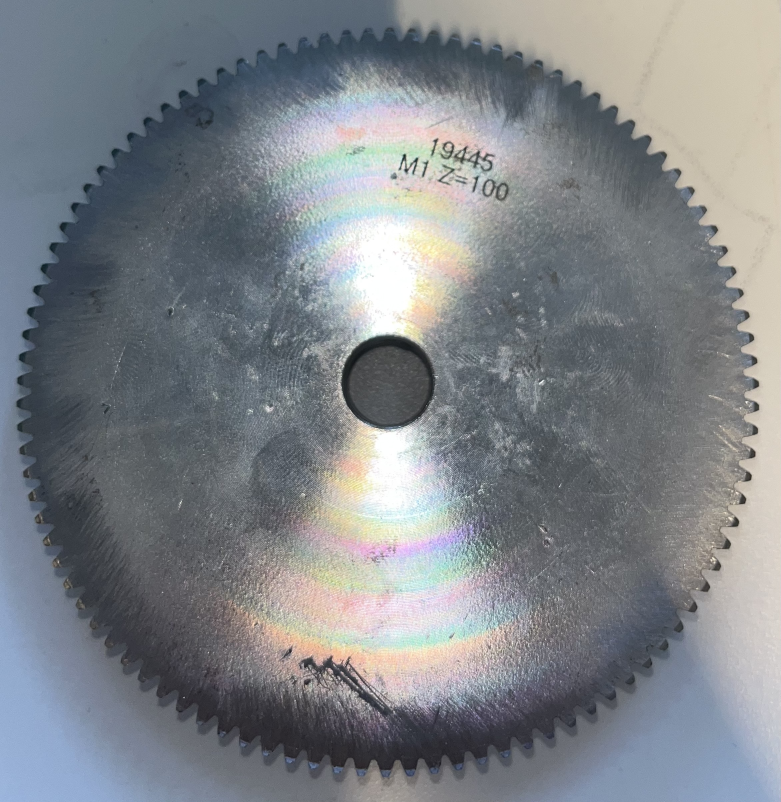
#> input picture Big_gear flits v0.1.jpg, 2343 x 2406 px, found by its file name (shown at 1/3 size)
$ python test.py
#> lines starting #> are read from the running program, lines starting #| are printed output that depends on the picture; after the words box and inside, x2 and y2 are one past the last pixel; in counts of white or black regions, pixels touching at a corner belong together
import cv2
import numpy as np

# Laad de afbeelding in grijswaarden
image = cv2.imread('big_gear flits v0.1.jpg', cv2.IMREAD_GRAYSCALE)
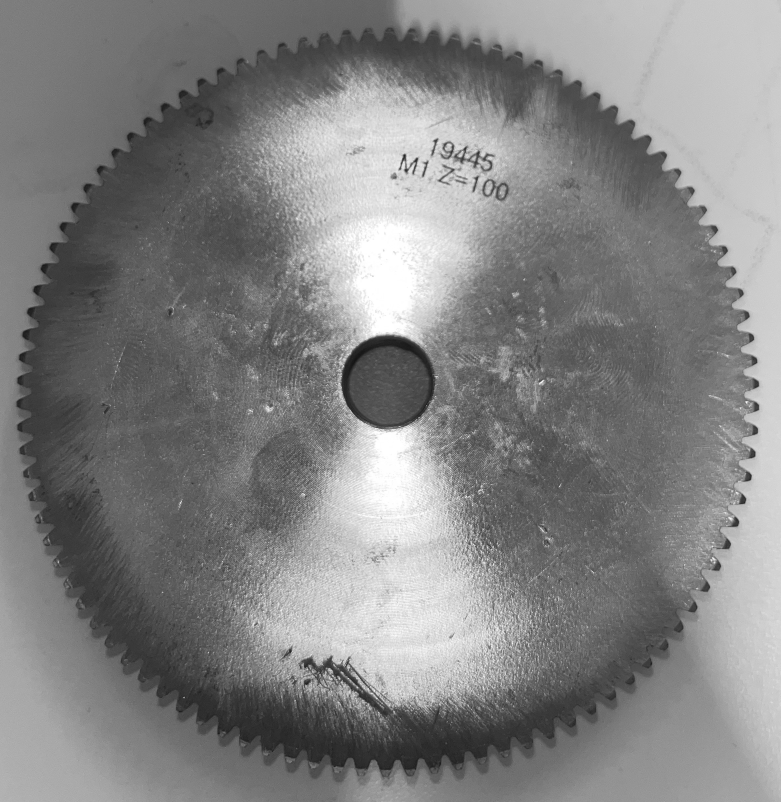
#> image: shape (2406, 2343) (shown at 1/3 size); min 9, max 255, mean 130.9

# Pas Gaussian blur toe om ruis te verminderen (optioneel, afhankelijk van de kwaliteit van de afbeelding)
blurred = cv2.GaussianBlur(image, (15, 15), 0)

# Gebruik Canny edge detection om randen te detecteren
edges = cv2.Canny(blurred, 50, 150)
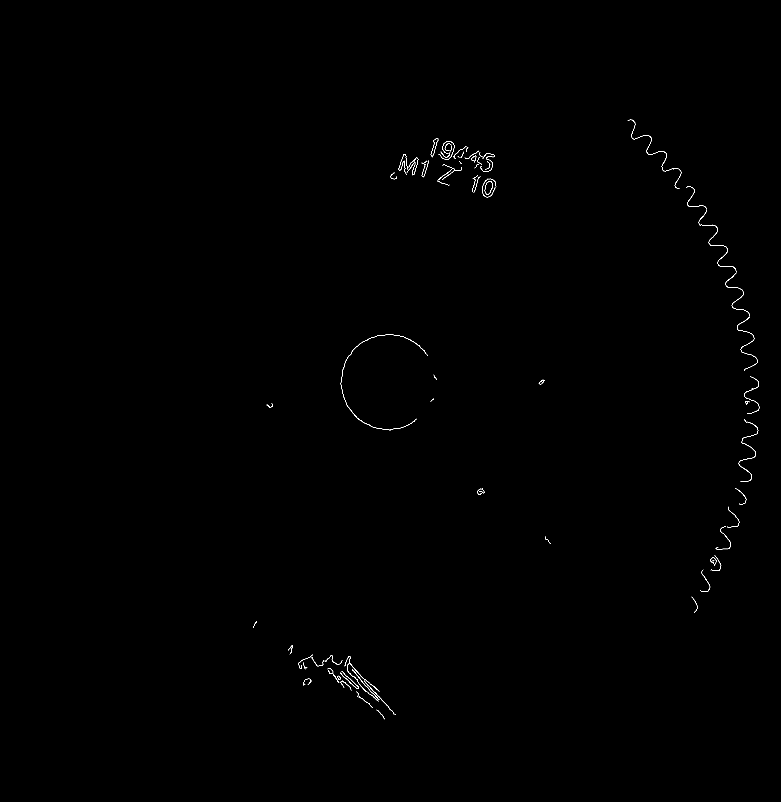
#> edges: shape (2406, 2343) (shown at 1/3 size); 0.14% white in thin lines or dots, all inside (x1, y1, x2, y2) = (760, 359, 2278, 2158)

# Zoek de contouren in de afbeelding
contours, _ = cv2.findContours(edges, cv2.RETR_EXTERNAL, cv2.CHAIN_APPROX_SIMPLE)
#> contours = 99 contours, 62 with area under 20; largest, box (x1, y1, x2, y2) and area: (1022, 1003, 1284, 1292) 138, (1033, 1969, 1138, 2075) 78, (1092, 2042, 1188, 2144) 70, (1056, 2007, 1138, 2100) 66, (2176, 819, 2249, 950) 61

# Selecteer de grootste contour als de buitenste rand van het tandwiel (aangenomen dat het de grootste contour is)
if contours:
    largest_contour = max(contours, key=cv2.contourArea)
#> largest_contour = contour of 544 points, box (x1, y1, x2, y2) (1022, 1003, 1284, 1292), area 138

    # Optioneel: teken de gevonden contour op de originele afbeelding voor controle
    image_contour = cv2.cvtColor(image, cv2.COLOR_GRAY2BGR)
    cv2.drawContours(image_contour, [largest_contour], -1, (0, 255, 0), 2)

    # Zet de contour-coördinaten om in een lijst van punten
    contour_coordinates = largest_contour.reshape(-1, 2)
#> contour_coordinates = 544 pairs, first value 1022 to 1283, second value 1003 to 1291

    # Print de coördinaten of stuur ze door voor verdere verwerking
    print("Contour coördinaten van de buitenste rand van het tandwiel:")
    for coord in contour_coordinates:
        print(coord)
#> this loop made 544 passes
#> coord on passes 1 to 3: [1161, 1003], [1160, 1004], [1156, 1004]
#| [1161 1003]
#| [1160 1004]
#| [1156 1004]
#| [1155 1005]
#| [1151 1005]
#| [1150 1006]
#| [1139 1006]
#| [1138 1007]
#> (further printed lines are left out)

    # Toon de afbeelding met de gedetecteerde contour
    scale_percent = 30  # Verkleinen tot 50% van het origineel
    width = int(image_contour.shape[1] * scale_percent / 100)
#> width = 702
    height = int(image_contour.shape[0] * scale_percent / 100)
#> height = 721
    resized_image = cv2.resize(image_contour, (width, height))
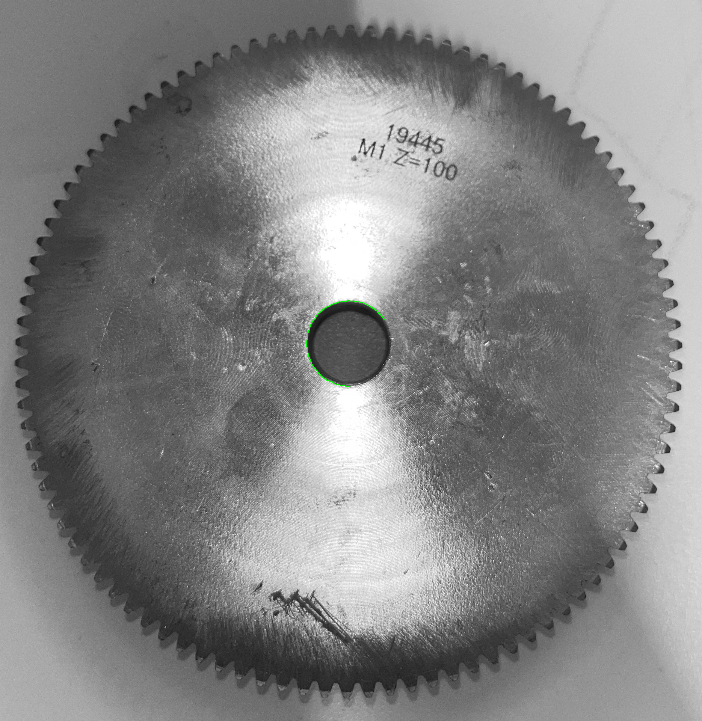
#> resized_image: shape (721, 702, 3); mean B, G, R 130.8, 130.9, 130.8
    cv2.imshow('Contour van tandwiel', resized_image)
    cv2.waitKey(0)
    cv2.destroyAllWindows()
else:
    print("Geen contouren gevonden.")

# Opslaan of verdere verwerking van 'contour_coordinates' zoals het omzetten naar een pad

$ run again, with Big_gear flits v0.2.jpg copied over Big_gear flits v0.1.jpg
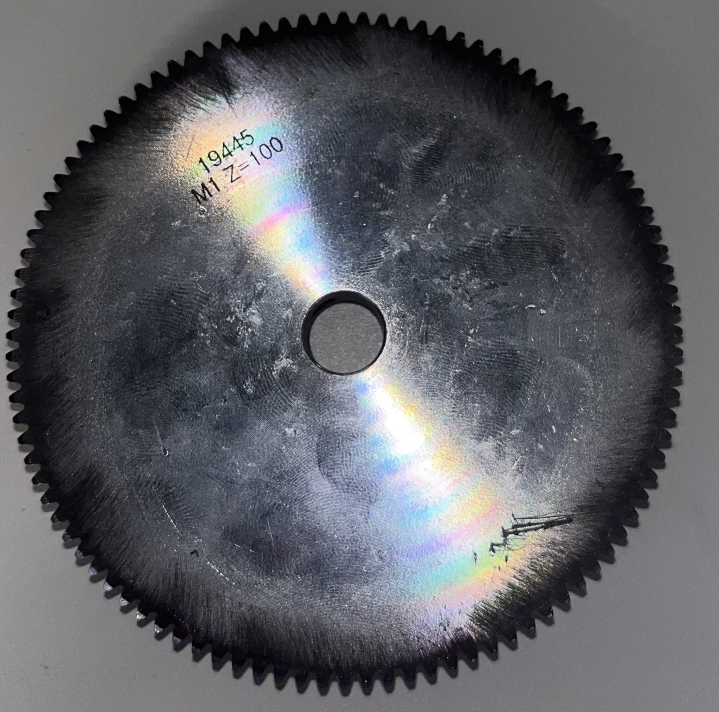
#> input picture Big_gear flits v0.2.jpg, 2155 x 2136 px, found by its file name (shown at 1/3 size)
#> `edges = cv2.Canny(blurred, 50, 150)`:
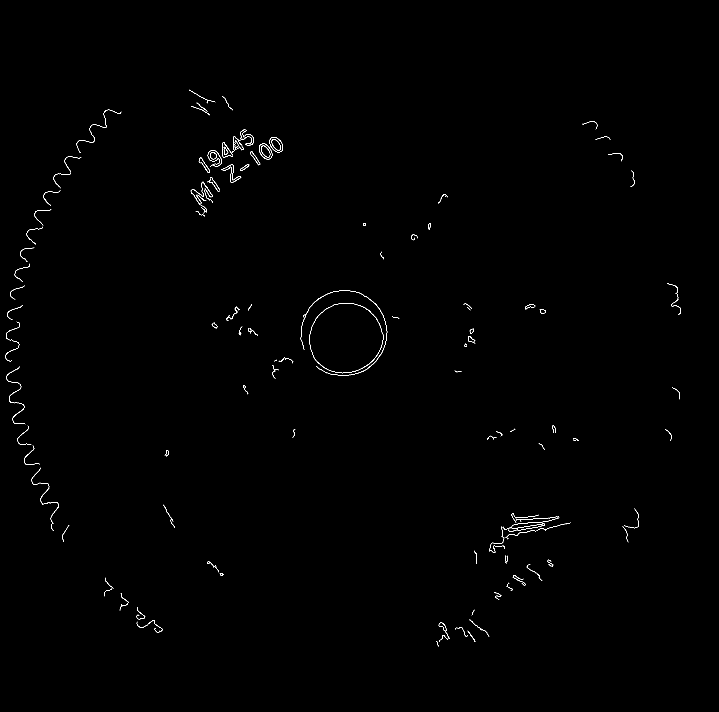
#> edges: shape (2136, 2155) (shown at 1/3 size); 0.27% white in thin lines or dots, all inside (x1, y1, x2, y2) = (17, 269, 2043, 1940)
#> contours = 160 contours, 116 with area under 20; largest, box (x1, y1, x2, y2) and area: (777, 430, 817, 479) 1321, (808, 411, 849, 457) 1315, (1535, 1570, 1634, 1591) 564, (630, 456, 651, 478) 318, (918, 871, 1162, 1128) 173
#> largest_contour = contour of 64 points, box (x1, y1, x2, y2) (777, 430, 817, 479), area 1321
#> contour_coordinates = 64 pairs, first value 777 to 816, second value 430 to 478
#> the loop `for coord in contour_coordinates:` made 64 passes
#> coord on passes 1 to 8: [790, 430], [789, 431], [786, 431], [785, 432], [784, 432], [783, 433], [782, 433], [777, 438]
#> (printed output is left out)
#> `resized_image = cv2.resize(image_contour, (width, height))`:
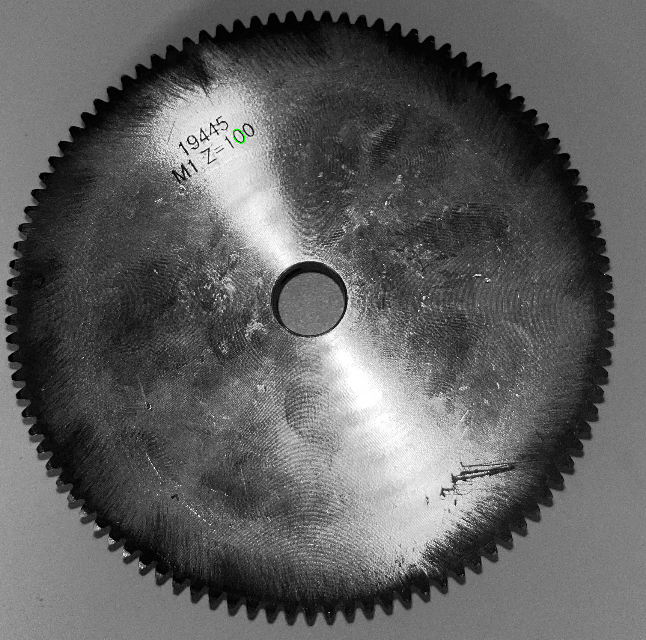
#> resized_image: shape (640, 646, 3); mean B, G, R 95.6, 95.6, 95.6

$ run again, with Big_gear zonder flits v0.1.jpg copied over Big_gear flits v0.1.jpg
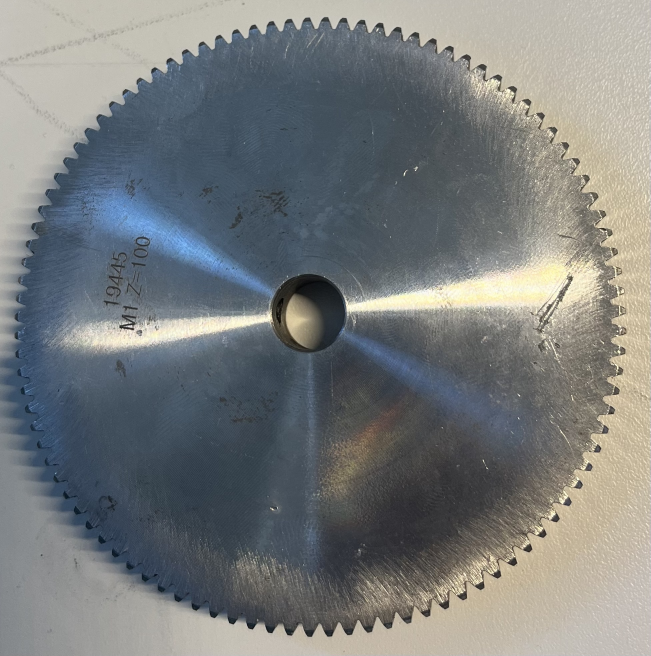
#> input picture Big_gear zonder flits v0.1.jpg, 1951 x 1967 px, found by its file name (shown at 1/3 size)
#> `edges = cv2.Canny(blurred, 50, 150)`:
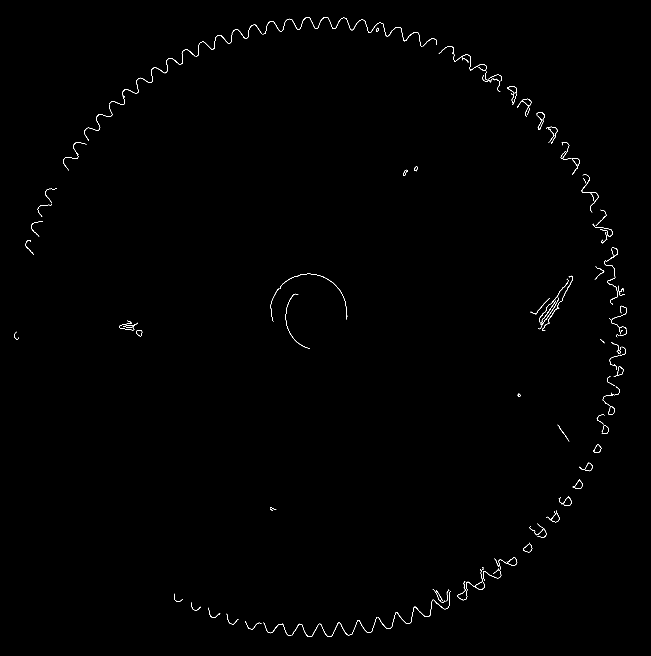
#> edges: shape (1967, 1951) (shown at 1/3 size); 0.31% white in thin lines or dots, all inside (x1, y1, x2, y2) = (42, 51, 1881, 1911)
#> contours = 128 contours, 76 with area under 20; largest, box (x1, y1, x2, y2) and area: (1496, 1672, 1552, 1709) 459, (1824, 1218, 1845, 1244) 332, (408, 990, 427, 1010) 247, (875, 1851, 1131, 1911) 140, (1132, 1799, 1333, 1887) 116
#> largest_contour = contour of 99 points, box (x1, y1, x2, y2) (1496, 1672, 1552, 1709), area 459
#> contour_coordinates = 99 pairs, first value 1496 to 1551, second value 1672 to 1708
#> the loop `for coord in contour_coordinates:` made 99 passes
#> coord on passes 1 to 8: [1542, 1672], [1541, 1673], [1539, 1673], [1534, 1678], [1532, 1678], [1530, 1680], [1529, 1680], [1528, 1681]
#> (printed output is left out)
#> `resized_image = cv2.resize(image_contour, (width, height))`:
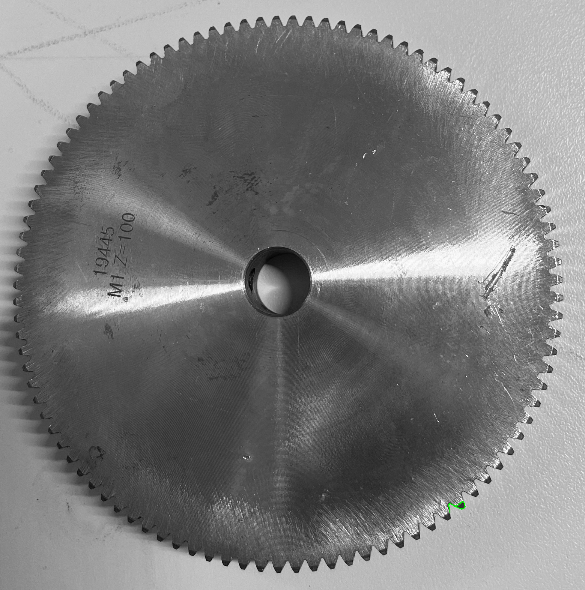
#> resized_image: shape (590, 585, 3); mean B, G, R 123.2, 123.2, 123.2

$ run again, with Big_gear zonder flits v0.2.jpg copied over Big_gear flits v0.1.jpg
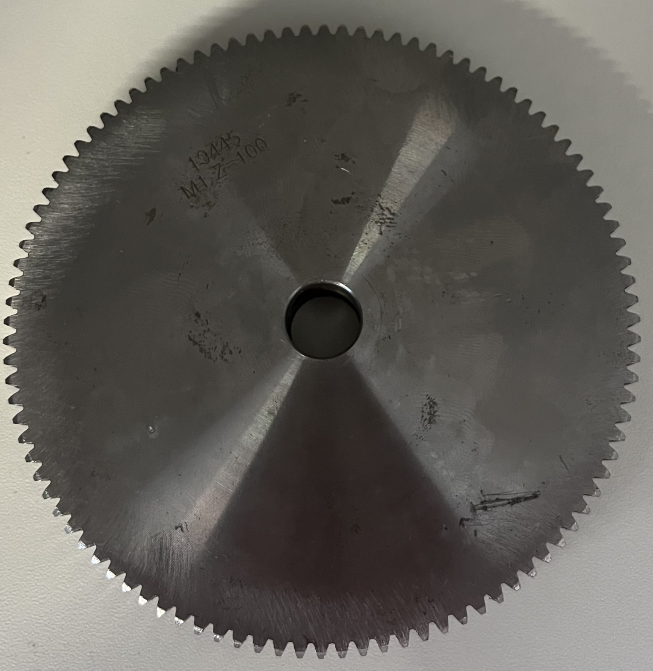
#> input picture Big_gear zonder flits v0.2.jpg, 1959 x 2011 px, found by its file name (shown at 1/3 size)
#> `edges = cv2.Canny(blurred, 50, 150)`:
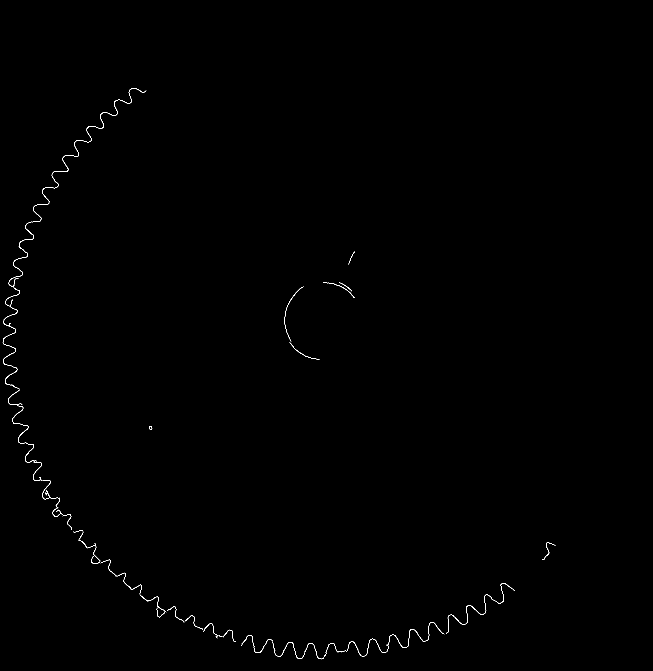
#> edges: shape (2011, 1959) (shown at 1/3 size); 0.18% white in thin lines or dots, all inside (x1, y1, x2, y2) = (8, 264, 1667, 1978)
#> contours = 54 contours, 22 with area under 20; largest, box (x1, y1, x2, y2) and area: (26, 466, 237, 861) 223, (8, 862, 59, 1156) 149, (222, 299, 388, 465) 84, (1073, 1888, 1281, 1969) 84, (1338, 1783, 1474, 1901) 76
#> largest_contour = contour of 574 points, box (x1, y1, x2, y2) (26, 466, 237, 861), area 223
#> contour_coordinates = 574 pairs, first value 26 to 236, second value 466 to 860
#> the loop `for coord in contour_coordinates:` made 574 passes
#> coord on passes 1 to 3: [196, 466], [195, 467], [194, 467]
#> (printed output is left out)
#> `resized_image = cv2.resize(image_contour, (width, height))`:
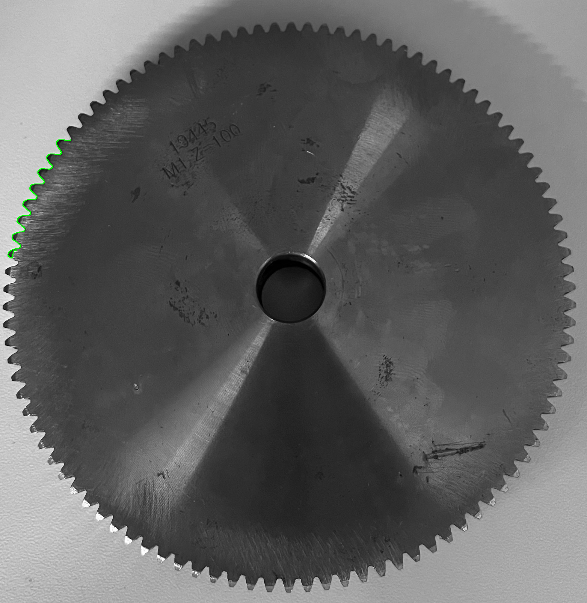
#> resized_image: shape (603, 587, 3); mean B, G, R 96.7, 96.9, 96.7
